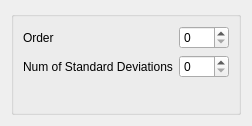
<?xml version="1.0" encoding="UTF-8"?>
<ui version="4.0">
 <class>Form</class>
 <widget class="QWidget" name="Form">
  <property name="geometry">
   <rect>
    <x>0</x>
    <y>0</y>
    <width>252</width>
    <height>126</height>
   </rect>
  </property>
  <property name="windowTitle">
   <string>Form</string>
  </property>
  <layout class="QVBoxLayout" name="verticalLayout">
   <item>
    <widget class="QGroupBox" name="groupBox">
     <layout class="QFormLayout" name="formLayout_2">
      <property name="fieldGrowthPolicy">
       <enum>QFormLayout::AllNonFixedFieldsGrow</enum>
      </property>
      <item row="0" column="0">
       <widget class="QLabel" name="orderLabel">
        <property name="text">
         <string>Order</string>
        </property>
       </widget>
      </item>
      <item row="0" column="1">
       <widget class="QSpinBox" name="orderSpinBox"/>
      </item>
      <item row="1" column="0">
       <widget class="QLabel" name="numOfStandardDeviationsLabel">
        <property name="text">
         <string>Num of Standard Deviations</string>
        </property>
       </widget>
      </item>
      <item row="1" column="1">
       <widget class="QSpinBox" name="numOfStandardDeviationsSpinBox"/>
      </item>
     </layout>
    </widget>
   </item>
  </layout>
 </widget>
 <resources/>
 <connections/>
</ui>
